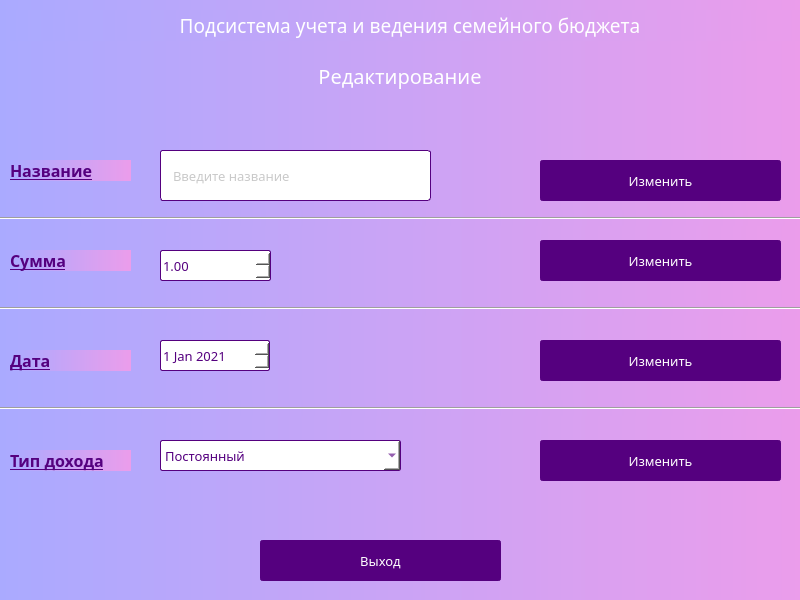
<?xml version="1.0" encoding="UTF-8"?>
<ui version="4.0">
 <class>Dialog</class>
 <widget class="QDialog" name="Dialog">
  <property name="geometry">
   <rect>
    <x>0</x>
    <y>0</y>
    <width>800</width>
    <height>600</height>
   </rect>
  </property>
  <property name="minimumSize">
   <size>
    <width>800</width>
    <height>600</height>
   </size>
  </property>
  <property name="maximumSize">
   <size>
    <width>800</width>
    <height>600</height>
   </size>
  </property>
  <property name="windowTitle">
   <string>Dialog</string>
  </property>
  <property name="styleSheet">
   <string notr="true">background-color: qlineargradient(spread:pad, x1:0, y1:0, x2:1, y2:0, stop:0 rgb(170, 170, 255), stop:1 rgb(235, 157, 235));</string>
  </property>
  <widget class="QLabel" name="label_5">
   <property name="geometry">
    <rect>
     <x>10</x>
     <y>350</y>
     <width>121</width>
     <height>21</height>
    </rect>
   </property>
   <property name="font">
    <font>
     <family>Century Gothic</family>
     <pointsize>12</pointsize>
     <weight>75</weight>
     <bold>true</bold>
     <underline>true</underline>
    </font>
   </property>
   <property name="styleSheet">
    <string notr="true">color: rgb(85, 0, 127);</string>
   </property>
   <property name="text">
    <string>Дата</string>
   </property>
  </widget>
  <widget class="QLabel" name="label_4">
   <property name="geometry">
    <rect>
     <x>10</x>
     <y>250</y>
     <width>121</width>
     <height>21</height>
    </rect>
   </property>
   <property name="font">
    <font>
     <family>Century Gothic</family>
     <pointsize>12</pointsize>
     <weight>75</weight>
     <bold>true</bold>
     <underline>true</underline>
    </font>
   </property>
   <property name="styleSheet">
    <string notr="true">color: rgb(85, 0, 127);</string>
   </property>
   <property name="text">
    <string>Сумма</string>
   </property>
  </widget>
  <widget class="QComboBox" name="typeBox">
   <property name="geometry">
    <rect>
     <x>160</x>
     <y>440</y>
     <width>241</width>
     <height>31</height>
    </rect>
   </property>
   <property name="font">
    <font>
     <family>Century Gothic</family>
     <pointsize>10</pointsize>
    </font>
   </property>
   <property name="styleSheet">
    <string notr="true">background-color: rgb(255, 255, 255);
color: rgb(85, 0, 127);
border: 1px solid rgb(85, 0, 127);
border-radius: 2px;</string>
   </property>
   <item>
    <property name="text">
     <string>Постоянный</string>
    </property>
   </item>
   <item>
    <property name="text">
     <string>Непостоянный</string>
    </property>
   </item>
  </widget>
  <widget class="QLabel" name="label_6">
   <property name="geometry">
    <rect>
     <x>10</x>
     <y>450</y>
     <width>121</width>
     <height>21</height>
    </rect>
   </property>
   <property name="font">
    <font>
     <family>Century Gothic</family>
     <pointsize>12</pointsize>
     <weight>75</weight>
     <bold>true</bold>
     <underline>true</underline>
    </font>
   </property>
   <property name="styleSheet">
    <string notr="true">color: rgb(85, 0, 127);</string>
   </property>
   <property name="text">
    <string>Тип дохода</string>
   </property>
  </widget>
  <widget class="QPushButton" name="quitBtn">
   <property name="geometry">
    <rect>
     <x>260</x>
     <y>540</y>
     <width>241</width>
     <height>41</height>
    </rect>
   </property>
   <property name="font">
    <font>
     <family>Century Gothic</family>
     <pointsize>10</pointsize>
    </font>
   </property>
   <property name="styleSheet">
    <string notr="true">QPushButton{
background-color:rgb(85, 0, 127);
border-radius: 3px;
border: 2px solid rgb(85, 0, 127);
color:rgb(255, 255, 255);
}

QPushButton::hover{
	background-color: rgb(108, 0, 162);
	border: 2px solid rgb(108, 0, 162);
}

QPushButton::pressed{
	background-color:rgb(129, 0, 193);
	border-bottom: 2px solid rgb(129, 0, 193);
	border-leftt:  2px solid rgb(129, 0, 193);
	border-right:  2px solid rgb(129, 0, 193);
}


</string>
   </property>
   <property name="text">
    <string>Выход</string>
   </property>
  </widget>
  <widget class="QLabel" name="label_3">
   <property name="geometry">
    <rect>
     <x>10</x>
     <y>160</y>
     <width>121</width>
     <height>21</height>
    </rect>
   </property>
   <property name="font">
    <font>
     <family>Century Gothic</family>
     <pointsize>12</pointsize>
     <weight>75</weight>
     <bold>true</bold>
     <underline>true</underline>
    </font>
   </property>
   <property name="styleSheet">
    <string notr="true">color: rgb(85, 0, 127);</string>
   </property>
   <property name="text">
    <string>Название</string>
   </property>
  </widget>
  <widget class="QDateEdit" name="inputDate">
   <property name="geometry">
    <rect>
     <x>160</x>
     <y>340</y>
     <width>110</width>
     <height>31</height>
    </rect>
   </property>
   <property name="font">
    <font>
     <family>Century Gothic</family>
     <pointsize>10</pointsize>
    </font>
   </property>
   <property name="styleSheet">
    <string notr="true">background-color: rgb(255, 255, 255);
color: rgb(85, 0, 127);
border-radius: 2px;
border:  1px solid rgb(85, 0, 127);</string>
   </property>
   <property name="date">
    <date>
     <year>2021</year>
     <month>1</month>
     <day>1</day>
    </date>
   </property>
  </widget>
  <widget class="QLineEdit" name="inputName">
   <property name="geometry">
    <rect>
     <x>160</x>
     <y>150</y>
     <width>271</width>
     <height>51</height>
    </rect>
   </property>
   <property name="font">
    <font>
     <family>Century Gothic</family>
     <pointsize>10</pointsize>
     <italic>false</italic>
     <underline>false</underline>
     <kerning>true</kerning>
    </font>
   </property>
   <property name="toolTip">
    <string>&lt;html&gt;&lt;head/&gt;&lt;body&gt;&lt;p&gt;&lt;br/&gt;&lt;/p&gt;&lt;/body&gt;&lt;/html&gt;</string>
   </property>
   <property name="styleSheet">
    <string notr="true">QLineEdit{
	border-radius: 3px;
	background-color:rgb(255, 255, 255);
	border:  1px solid rgb(85, 0, 127);
	color:rgb(148, 148, 148);
	padding-left: 10px;
}

QLineEdit::hover{
	border:  1px solid rgb(147, 0, 221);
}</string>
   </property>
   <property name="inputMask">
    <string/>
   </property>
   <property name="frame">
    <bool>true</bool>
   </property>
   <property name="alignment">
    <set>Qt::AlignLeading|Qt::AlignLeft|Qt::AlignVCenter</set>
   </property>
   <property name="placeholderText">
    <string>Введите название</string>
   </property>
  </widget>
  <widget class="QPushButton" name="editTypeBtn">
   <property name="geometry">
    <rect>
     <x>540</x>
     <y>440</y>
     <width>241</width>
     <height>41</height>
    </rect>
   </property>
   <property name="font">
    <font>
     <family>Century Gothic</family>
     <pointsize>10</pointsize>
    </font>
   </property>
   <property name="styleSheet">
    <string notr="true">QPushButton{
	background-color:rgb(85, 0, 127);
border-radius: 3px;
border: 2px solid rgb(85, 0, 127);
color:rgb(255, 255, 255);
}

QPushButton::hover{
	background-color: rgb(108, 0, 162);
	border: 2px solid rgb(108, 0, 162);
}

QPushButton::pressed{
	background-color:rgb(129, 0, 193);
	border-bottom: 2px solid rgb(129, 0, 193);
	border-leftt:  2px solid rgb(129, 0, 193);
	border-right:  2px solid rgb(129, 0, 193);
}


</string>
   </property>
   <property name="text">
    <string>Изменить</string>
   </property>
  </widget>
  <widget class="QDoubleSpinBox" name="inputSum">
   <property name="geometry">
    <rect>
     <x>160</x>
     <y>250</y>
     <width>111</width>
     <height>31</height>
    </rect>
   </property>
   <property name="font">
    <font>
     <family>Century Gothic</family>
     <pointsize>10</pointsize>
    </font>
   </property>
   <property name="styleSheet">
    <string notr="true">background-color: rgb(255, 255, 255);
color: rgb(85, 0, 127);
border-radius: 2px;
border:  1px solid rgb(85, 0, 127);</string>
   </property>
   <property name="minimum">
    <double>1.000000000000000</double>
   </property>
   <property name="maximum">
    <double>5000.000000000000000</double>
   </property>
  </widget>
  <widget class="QLabel" name="label_2">
   <property name="geometry">
    <rect>
     <x>0</x>
     <y>60</y>
     <width>800</width>
     <height>31</height>
    </rect>
   </property>
   <property name="minimumSize">
    <size>
     <width>800</width>
     <height>0</height>
    </size>
   </property>
   <property name="maximumSize">
    <size>
     <width>800</width>
     <height>16777215</height>
    </size>
   </property>
   <property name="font">
    <font>
     <family>Century Gothic</family>
     <pointsize>15</pointsize>
    </font>
   </property>
   <property name="styleSheet">
    <string notr="true">color: rgb(255, 255, 255);</string>
   </property>
   <property name="frameShadow">
    <enum>QFrame::Plain</enum>
   </property>
   <property name="text">
    <string>Редактирование</string>
   </property>
   <property name="alignment">
    <set>Qt::AlignCenter</set>
   </property>
  </widget>
  <widget class="QLabel" name="label">
   <property name="geometry">
    <rect>
     <x>10</x>
     <y>10</y>
     <width>800</width>
     <height>31</height>
    </rect>
   </property>
   <property name="minimumSize">
    <size>
     <width>800</width>
     <height>0</height>
    </size>
   </property>
   <property name="maximumSize">
    <size>
     <width>800</width>
     <height>16777215</height>
    </size>
   </property>
   <property name="font">
    <font>
     <family>Century Gothic</family>
     <pointsize>14</pointsize>
    </font>
   </property>
   <property name="styleSheet">
    <string notr="true">color: rgb(255, 255, 255);</string>
   </property>
   <property name="frameShadow">
    <enum>QFrame::Plain</enum>
   </property>
   <property name="text">
    <string>Подсистема учета и ведения семейного бюджета</string>
   </property>
   <property name="alignment">
    <set>Qt::AlignCenter</set>
   </property>
  </widget>
  <widget class="QPushButton" name="editDateBtn">
   <property name="geometry">
    <rect>
     <x>540</x>
     <y>340</y>
     <width>241</width>
     <height>41</height>
    </rect>
   </property>
   <property name="font">
    <font>
     <family>Century Gothic</family>
     <pointsize>10</pointsize>
    </font>
   </property>
   <property name="styleSheet">
    <string notr="true">QPushButton{
	background-color:rgb(85, 0, 127);
border-radius: 3px;
border: 2px solid rgb(85, 0, 127);
color:rgb(255, 255, 255);
}

QPushButton::hover{
	background-color: rgb(108, 0, 162);
	border: 2px solid rgb(108, 0, 162);
}

QPushButton::pressed{
	background-color:rgb(129, 0, 193);
	border-bottom: 2px solid rgb(129, 0, 193);
	border-leftt:  2px solid rgb(129, 0, 193);
	border-right:  2px solid rgb(129, 0, 193);
}


</string>
   </property>
   <property name="text">
    <string>Изменить</string>
   </property>
  </widget>
  <widget class="QPushButton" name="editSumBtn">
   <property name="geometry">
    <rect>
     <x>540</x>
     <y>240</y>
     <width>241</width>
     <height>41</height>
    </rect>
   </property>
   <property name="font">
    <font>
     <family>Century Gothic</family>
     <pointsize>10</pointsize>
    </font>
   </property>
   <property name="styleSheet">
    <string notr="true">QPushButton{
	background-color:rgb(85, 0, 127);
border-radius: 3px;
border: 2px solid rgb(85, 0, 127);
color:rgb(255, 255, 255);
}

QPushButton::hover{
	background-color: rgb(108, 0, 162);
	border: 2px solid rgb(108, 0, 162);
}

QPushButton::pressed{
	background-color:rgb(129, 0, 193);
	border-bottom: 2px solid rgb(129, 0, 193);
	border-leftt:  2px solid rgb(129, 0, 193);
	border-right:  2px solid rgb(129, 0, 193);
}


</string>
   </property>
   <property name="text">
    <string>Изменить</string>
   </property>
  </widget>
  <widget class="QPushButton" name="elitNameBtn">
   <property name="geometry">
    <rect>
     <x>540</x>
     <y>160</y>
     <width>241</width>
     <height>41</height>
    </rect>
   </property>
   <property name="font">
    <font>
     <family>Century Gothic</family>
     <pointsize>10</pointsize>
    </font>
   </property>
   <property name="styleSheet">
    <string notr="true">QPushButton{
	background-color:rgb(85, 0, 127);
border-radius: 3px;
border: 2px solid rgb(85, 0, 127);
color:rgb(255, 255, 255);
}

QPushButton::hover{
	background-color: rgb(108, 0, 162);
	border: 2px solid rgb(108, 0, 162);
}

QPushButton::pressed{
	background-color:rgb(129, 0, 193);
	border-bottom: 2px solid rgb(129, 0, 193);
	border-leftt:  2px solid rgb(129, 0, 193);
	border-right:  2px solid rgb(129, 0, 193);
}


</string>
   </property>
   <property name="text">
    <string>Изменить</string>
   </property>
  </widget>
  <widget class="Line" name="line">
   <property name="geometry">
    <rect>
     <x>0</x>
     <y>400</y>
     <width>801</width>
     <height>16</height>
    </rect>
   </property>
   <property name="orientation">
    <enum>Qt::Horizontal</enum>
   </property>
  </widget>
  <widget class="Line" name="line_2">
   <property name="geometry">
    <rect>
     <x>0</x>
     <y>300</y>
     <width>801</width>
     <height>16</height>
    </rect>
   </property>
   <property name="orientation">
    <enum>Qt::Horizontal</enum>
   </property>
  </widget>
  <widget class="Line" name="line_3">
   <property name="geometry">
    <rect>
     <x>0</x>
     <y>210</y>
     <width>801</width>
     <height>16</height>
    </rect>
   </property>
   <property name="orientation">
    <enum>Qt::Horizontal</enum>
   </property>
  </widget>
 </widget>
 <resources/>
 <connections/>
</ui>
